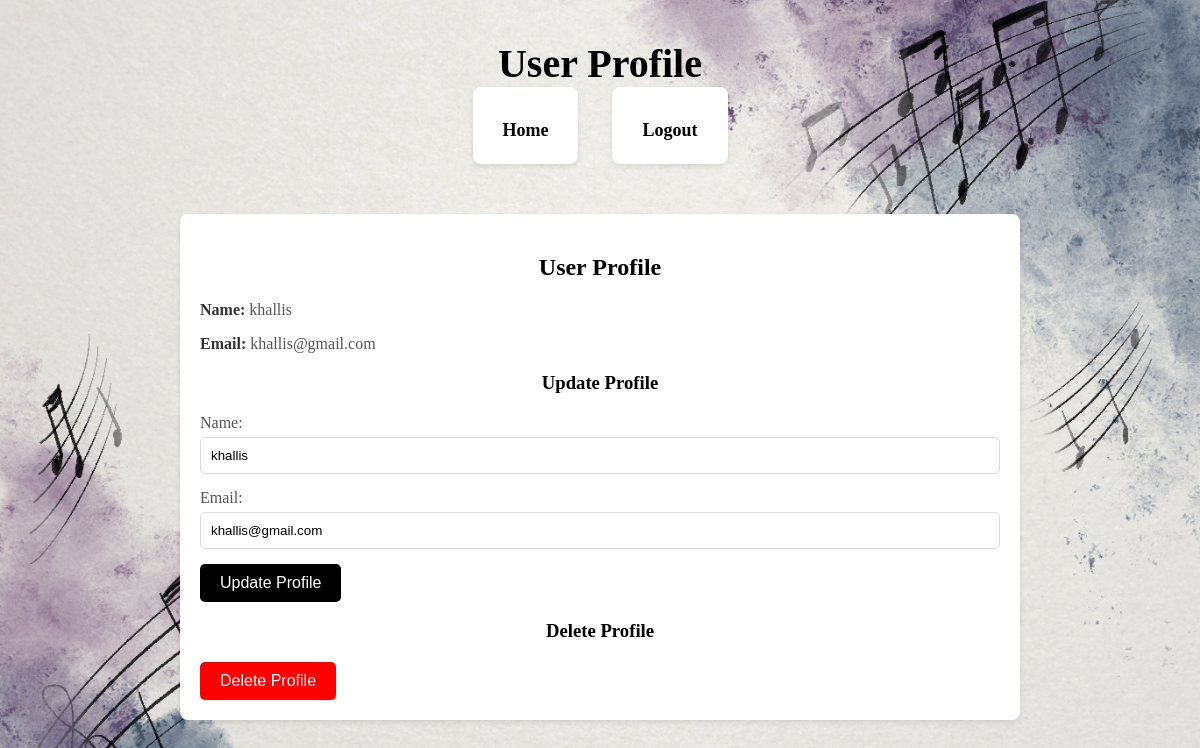
The page /profile/ (signed in) on the database its author committed.
### concert/models.py (models this page shows, shortened)
class CustomUser(AbstractUser):
    user_type = models.CharField(max_length=20, null=True, blank=True)

### concert/views.py (the view, shortened to what this page needs)
# urls.py: path('profile/', views.user_profile, name='user_profile'),
def user_profile(request):
    user_name = request.session.get('user_name')
    user_email = request.session.get('user_email')
    if not user_name or not user_email:
        messages.error(request, "You are not logged in.")
        return redirect('login')
    try:
        user = User.objects.get(email=user_email)
    except User.DoesNotExist:
        messages.error(request, "User not found.")
        return redirect('login')
    return render(request, 'user_profile.html', {'user': user})

### concert/templates/user_profile.html (shortened to what this page needs)
{% load static %}
<!DOCTYPE html>
<html lang="en">
<head>
    <link rel="stylesheet" href="{% static 'user_profiles.css' %}">
</head>
<body>
    <header>
        <h1>User Profile</h1>
        <nav>
            <ul>
                <li><a href="{% url 'home' %}">Home</a></li>
                <li><a href="{% url 'logout' %}">Logout</a></li>
            </ul>
        </nav>
    </header>
    <main>
        <h2>User Profile</h2>
        <p><strong>Name:</strong> {{ user.username }}</p>
        <p><strong>Email:</strong> {{ user.email }}</p>
        <h3>Update Profile</h3>
        <form method="POST">
            <label for="user_name">Name:</label>
            <input type="text" id="user_name" name="user_name" value="{{ user.username }}"><br>
            <label for="user_email">Email:</label>
            <input type="email" id="user_email" name="user_email" value="{{ user.email }}"><br>
            <button type="submit" name="update_profile">Update Profile</button>
        </form>
        <h3>Delete Profile</h3>
        <form method="POST">
            <button type="submit" name="delete_profile" style="color: white;">Delete Profile</button>
        </form>
    </main>
    <br><br>
</body>
</html>

### concert/static/user_profiles.css (style rules this page uses)
header { color: white; padding: 20px 0; text-align: center; }
header h1 { margin: 0; font-size: 2.5rem; }
h1, h2, h3 { text-align: center; color: black; margin-bottom: 20px; }
nav ul { list-style: none; padding: 0; text-align: center; margin-bottom: 30px; }
nav ul li { display: inline-block; margin: 0 15px; }
nav ul li a { text-decoration: none; color: black; font-size: 18px; font-weight: bold; }
ul { list-style: none; padding: 0; max-width: 800px; margin: 0 auto; }
li { background-color: white; padding: 15px; border-radius: 8px; margin-bottom: 15px; box-shadow: 0 2px 5px rgba(0, 0, 0, 0.1); }
li a { text-decoration: none; padding: 8px 15px; border-radius: 5px; margin-top: 10px; display: inline-block; font-weight: bold; }
main { max-width: 800px; margin: 0 auto; background-color: white; padding: 20px; border-radius: 8px; box-shadow: 0 2px 5px rgba(0, 0, 0, 0.1); }
p { font-size: 16px; color: #555; margin-bottom: 10px; }
strong { color: #333; }
form { margin-top: 20px; }
label { display: block; margin-bottom: 5px; color: #555; }
input[type="text"], input[type="email"] { width: 100%; padding: 10px; margin-bottom: 15px; border: 1px solid #ddd; border-radius: 5px; box-sizing: border-box; }
button { background-color: black; color: white; border: none; padding: 10px 20px; font-size: 16px; cursor: pointer; border-radius: 5px; transition: background-color 0.3s ease; }
button[name="delete_profile"] { color: white !important; background-color: red; border: none; cursor: pointer; }

### rows shown on the page
CustomUser: username "khallis", email "khallis@gmail.com", user_name "khallis", user_email "khallis@gmail.com"
